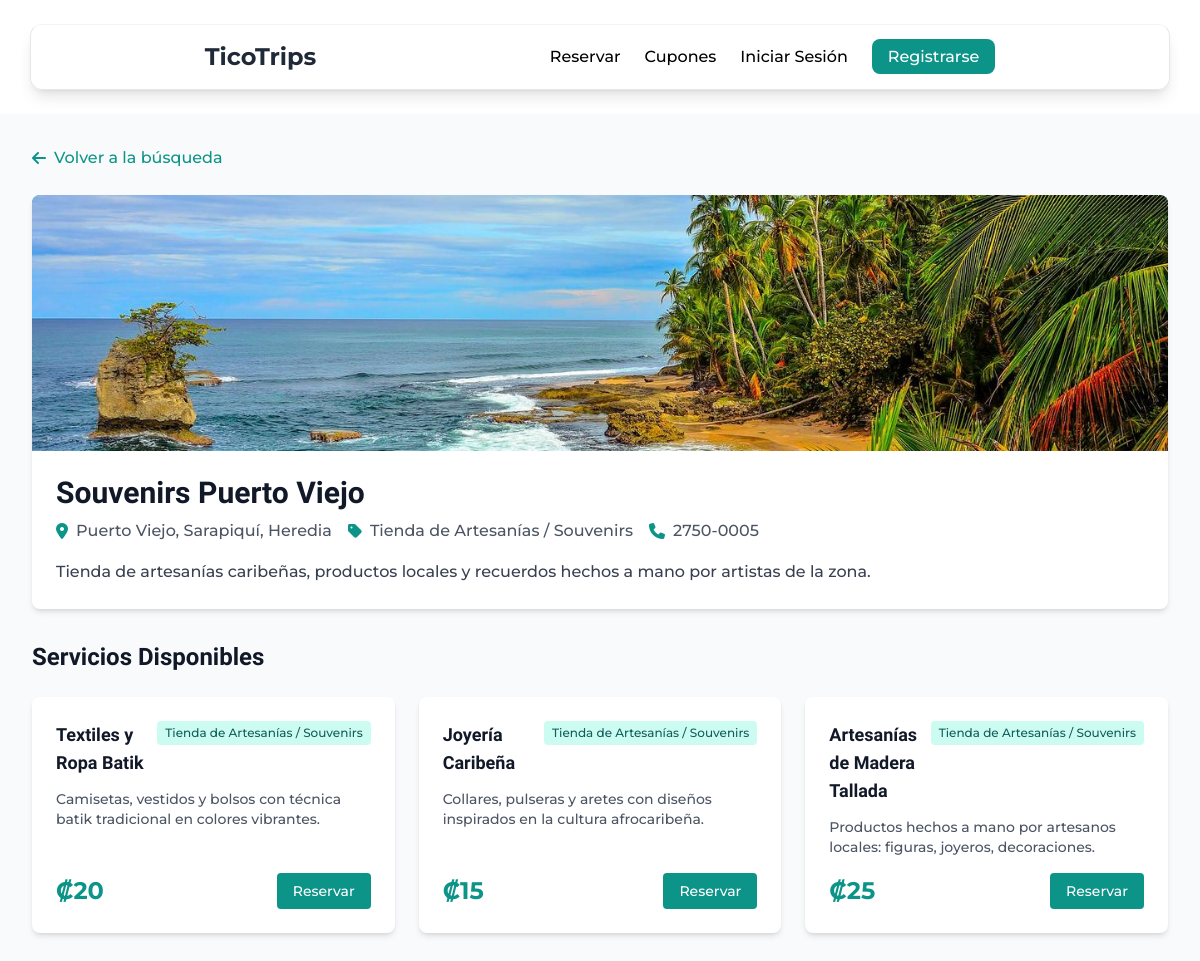
The app's page /index.php?controller=business&action=view&id=5 with its own data.
### tables this page shows
CREATE TABLE `negocios` (
`id_negocio` BIGINT UNSIGNED NOT NULL AUTO_INCREMENT,
`id_usuario_fk` BIGINT UNSIGNED NOT NULL,  

 
`nombre_legal` VARCHAR(255) NOT NULL,
`nombre_publico` VARCHAR(255) NOT NULL,
`id_categoria_fk` INT UNSIGNED NOT NULL,   
`descripcion_corta` TEXT,
`telefono_contacto` VARCHAR(20) NOT NULL,
`correo_contacto` VARCHAR(255) NOT NULL,
    
 
`tipo_cedula` VARCHAR(20),
`cedula_hacienda` VARCHAR(50) NOT NULL UNIQUE, 
`nombre_representante` VARCHAR(255),
`no_licencia_municipal` VARCHAR(100),
    
 
`ruta_cedula_frente` VARCHAR(255),
`ruta_cedula_reverso` VARCHAR(255),
`foto_portada` VARCHAR(255),
    
 
`id_ubicacion_fk` INT UNSIGNED NOT NULL,
`direccion_exacta` TEXT,
`link_google_maps` VARCHAR(500),
`link_waze` VARCHAR(500),
    
 
`fecha_solicitud` TIMESTAMP DEFAULT CURRENT_TIMESTAMP,
`id_estatus` INT UNSIGNED NOT NULL DEFAULT 3,  
    
PRIMARY KEY (`id_negocio`),
    
 
FOREIGN KEY (`id_usuario_fk`) REFERENCES `usuarios`(`id_usuario`) ON DELETE CASCADE,
FOREIGN KEY (`id_categoria_fk`) REFERENCES `categorias`(`id_categoria`), 
FOREIGN KEY (`id_ubicacion_fk`) REFERENCES `ubicaciones`(`id_ubicacion`),
FOREIGN KEY (`id_estatus`) REFERENCES `estatus`(`id_estatus`)
);

CREATE TABLE `ubicaciones` (
`id_ubicacion` INT UNSIGNED NOT NULL AUTO_INCREMENT,
`provincia` VARCHAR(100) NOT NULL,
`canton` VARCHAR(100) NOT NULL,
`distrito` VARCHAR(100) NOT NULL,
PRIMARY KEY (`id_ubicacion`)
);

CREATE TABLE `categorias` (
`id_categoria` INT UNSIGNED NOT NULL AUTO_INCREMENT,
`nombre_categoria` VARCHAR(100) NOT NULL UNIQUE,  
`descripcion` TEXT,
PRIMARY KEY (`id_categoria`)
);

CREATE TABLE `servicios` (
`id_servicio` BIGINT UNSIGNED NOT NULL AUTO_INCREMENT,
`id_negocio_fk` BIGINT UNSIGNED NOT NULL,
`id_categoria_fk` INT UNSIGNED NOT NULL,
`titulo` VARCHAR(255) NOT NULL,
`descripcion_corta` TEXT NOT NULL,
`precio_base` DECIMAL(10, 2) NOT NULL,
`duracion_dias` INT UNSIGNED,
`id_estatus` INT UNSIGNED NOT NULL,
PRIMARY KEY (`id_servicio`),
FOREIGN KEY (`id_negocio_fk`) REFERENCES `negocios`(`id_negocio`) ON DELETE CASCADE,
FOREIGN KEY (`id_categoria_fk`) REFERENCES `categorias`(`id_categoria`),
FOREIGN KEY (`id_estatus`) REFERENCES `estatus`(`id_estatus`)
);

### app/controllers/BusinessController.php (called while the page is built, shortened)
<?php
class BusinessController {
    private $businessModel;
    public function __construct() {
        $this->pdo = Database::getInstance()->getConnection();
        $this->businessModel = new Business($this->pdo);
    }
    public function view() {
        $id = isset($_GET['id']) ? intval($_GET['id']) : 0;
        $business = $this->businessModel->getById($id);
        $services = $this->businessModel->getServicesByBusinessId($id);
        require_once __DIR__ . '/../views/business/view.php';
    }
}

### app/models/Business.php (called while the page is built, shortened)
<?php
class Business {
    private $pdo;
    public function __construct($pdo) {
        $this->pdo = $pdo;
    }
    public function getById($id) {
        try {
            $sql = "SELECT n.*, u.provincia, u.canton, u.distrito, c.nombre_categoria,
                           e.nombre as nombre_estatus
                    FROM negocios n
                    JOIN ubicaciones u ON n.id_ubicacion_fk = u.id_ubicacion
                    LEFT JOIN categorias c ON n.id_categoria_fk = c.id_categoria
                    LEFT JOIN estatus e ON n.id_estatus = e.id_estatus
                    WHERE n.id_negocio = ?";
            $stmt = $this->pdo->prepare($sql);
            $stmt->execute([$id]);
            return $stmt->fetch(PDO::FETCH_ASSOC);
        } catch (PDOException $e) {
            Logger::error("Error obteniendo negocio: " . $e->getMessage());
            return null;
        }
    }
    public function getServicesByBusinessId($businessId) {
        try {
            $sql = "SELECT s.*, c.nombre_categoria
                    FROM servicios s
                    LEFT JOIN categorias c ON s.id_categoria_fk = c.id_categoria
                    WHERE s.id_negocio_fk = ? AND s.id_estatus = 1
                    ORDER BY s.id_servicio DESC";
            $stmt = $this->pdo->prepare($sql);
            $stmt->execute([$businessId]);
            return $stmt->fetchAll(PDO::FETCH_ASSOC);
        } catch (PDOException $e) {
            Logger::error("Error obteniendo servicios del negocio: " . $e->getMessage());
            return [];
        }
    }
}

### app/config/autoload.php (called while the page is built, shortened)
<?php
spl_autoload_register(function ($class) {
    $directories = [
        __DIR__ . '/../controllers/',
        __DIR__ . '/../models/',
        __DIR__ . '/../config/'
    ];
    foreach ($directories as $directory) {
        $file = $directory . $class . '.php';
        if (file_exists($file)) {
            return;
        }
    }
});

### app/config/database.php (called while the page is built, shortened)
<?php
class Database {
    private static $instance = null;
    private $pdo;
    private $db_host = 'localhost';
    private $db_name = 'tico_trips_db';
    private $db_user = 'root';
    private $db_pass = '';
    private $db_charset = 'utf8mb4';
    private $db_port = 3306;
    private function __construct() {
        $dsn = "mysql:host={$this->db_host};dbname={$this->db_name};charset={$this->db_charset};port={$this->db_port}";
        $options = [
            PDO::ATTR_ERRMODE => PDO::ERRMODE_EXCEPTION,
            PDO::ATTR_DEFAULT_FETCH_MODE => PDO::FETCH_ASSOC,
            PDO::ATTR_EMULATE_PREPARES => false
        ];
        try {
            $this->pdo = new PDO($dsn, $this->db_user, $this->db_pass, $options);
        } catch (PDOException $e) {
            error_log("Error de conexión a la base de datos: " . $e->getMessage());
            die("Error de conexión a la base de datos. Contacte al administrador.");
        }
    }
    public static function getInstance() {
        if (self::$instance === null) {
            self::$instance = new self();
        }
        return self::$instance;
    }
    public function getConnection() {
        return $this->pdo;
    }
}

### app/views/business/view.php (the view, shortened to what this page needs)
<?php
require_once __DIR__ . '/../layouts/header.php';
?>
<main class="bg-gray-50 min-h-screen py-8">
    <div class="max-w-7xl mx-auto px-4 sm:px-6 lg:px-8">
        <div class="mb-6">
            <a href="index.php?controller=home&action=search"
               class="inline-flex items-center text-teal-600 hover:text-teal-700 font-medium">
                <i class="fas fa-arrow-left mr-2"></i>
                Volver a la búsqueda
            </a>
        </div>
        <div class="bg-white rounded-lg shadow-md overflow-hidden mb-8">
            <div class="h-64 bg-gradient-to-r from-teal-500 to-blue-600 relative">
                <?php if (!empty($business['foto_portada'])): ?>
                    <img src="app/public/images/business/<?php echo htmlspecialchars($business['foto_portada']); ?>"
                         alt="<?php echo htmlspecialchars($business['nombre_publico']); ?>"
                         class="w-full h-full object-cover">
                <?php endif; ?>
            </div>
            <div class="p-6">
                <div class="flex flex-col md:flex-row md:items-start md:justify-between">
                    <div class="flex-1">
                        <h1 class="text-3xl font-bold text-gray-900 mb-2">
                            <?php echo htmlspecialchars($business['nombre_publico']); ?>
                        </h1>
                        <div class="flex flex-wrap gap-4 text-gray-600 mb-4">
                            <span class="flex items-center">
                                <i class="fas fa-map-marker-alt mr-2 text-teal-600"></i>
                                <?php echo htmlspecialchars($business['distrito'] . ', ' . $business['canton'] . ', ' . $business['provincia']); ?>
                            </span>
                            <span class="flex items-center">
                                <i class="fas fa-tag mr-2 text-teal-600"></i>
                                <?php echo htmlspecialchars($business['nombre_categoria']); ?>
                            </span>
                            <?php if (!empty($business['telefono_contacto'])): ?>
                                <span class="flex items-center">
                                    <i class="fas fa-phone mr-2 text-teal-600"></i>
                                    <?php echo htmlspecialchars($business['telefono_contacto']); ?>
                                </span>
                            <?php endif; ?>
                        </div>
                        <?php if (!empty($business['descripcion_corta'])): ?>
                            <p class="text-gray-700 leading-relaxed">
                                <?php echo nl2br(htmlspecialchars($business['descripcion_corta'])); ?>
                            </p>
                        <?php endif; ?>
                    </div>
                </div>
            </div>
        </div>
        <div class="mb-8">
            <h2 class="text-2xl font-bold text-gray-900 mb-6">Servicios Disponibles</h2>
            <?php if (!empty($services)): ?>
                <div class="grid grid-cols-1 md:grid-cols-2 lg:grid-cols-3 gap-6">
                    <?php foreach ($services as $service): ?>
                        <div class="bg-white rounded-lg shadow-md overflow-hidden hover:shadow-lg transition flex flex-col h-full">
                            <div class="p-6 flex flex-col flex-1">
                                <div class="flex items-start justify-between mb-3">
                                    <h3 class="text-lg font-semibold text-gray-900 flex-1">
                                        <?php echo htmlspecialchars($service['titulo']); ?>
                                    </h3>
                                    <?php if (!empty($service['nombre_categoria'])): ?>
                                        <span class="ml-2 px-2 py-1 bg-teal-100 text-teal-800 text-xs rounded flex-shrink-0">
                                            <?php echo htmlspecialchars($service['nombre_categoria']); ?>
                                        </span>
                                    <?php endif; ?>
                                </div>
                                <div class="flex-1 mb-4">
                                    <?php if (!empty($service['descripcion_corta'])): ?>
                                        <p class="text-gray-600 text-sm line-clamp-3">
                                            <?php echo htmlspecialchars($service['descripcion_corta']); ?>
                                        </p>
                                    <?php endif; ?>
                                </div>
                                <div class="flex items-center justify-between mt-auto">
                                    <div>
                                        <?php if (!empty($service['precio_base'])): ?>
                                            <p class="text-2xl font-bold text-teal-600">
                                                ₡<?php echo number_format($service['precio_base'], 0); ?>
                                            </p>
                                        <?php endif; ?>
                                    </div>
                                    <a href="index.php?controller=reservation&action=create&service_id=<?php echo $service['id_servicio']; ?>"
                                       class="px-4 py-2 bg-teal-600 text-white rounded hover:bg-teal-700 transition text-sm flex-shrink-0">
                                        Reservar
                                    </a>
                                </div>
                            </div>
                        </div>
                    <?php endforeach; ?>
                </div>
            <?php endif; ?>
        </div>
    </div>
</main>
<?php require_once __DIR__ . '/../layouts/footer.php'; ?>

### app/public/css/index.css (style rules this page uses)
body { font-family: 'Montserrat', sans-serif; font-weight: 500; }
h1,h2,h3,h4 { font-family: "Momo Trust Display", sans-serif; }

### records on screen
negocios: foto_portada (picture), nombre_publico "Souvenirs Puerto Viejo", id_ubicacion_fk.provincia "Puerto Viejo, Sarapiquí, Heredia", id_categoria_fk.nombre_categoria "Tienda de Artesanías / Souvenirs", telefono_contacto "2750-0005", descripcion_corta "Tienda de artesanías caribeñas, productos locales y recuerdos hechos a mano por artistas de la zona."
servicios: titulo "Textiles y Ropa Batik", id_categoria_fk.nombre_categoria "Tienda de Artesanías / Souvenirs", descripcion_corta "Camisetas, vestidos y bolsos con técnica batik tradicional en colores vibrantes.", precio_base "20"
servicios: titulo "Joyería Caribeña", id_categoria_fk.nombre_categoria "Tienda de Artesanías / Souvenirs", descripcion_corta "Collares, pulseras y aretes con diseños inspirados en la cultura afrocaribeña.", precio_base "15"
servicios: titulo "Artesanías de Madera Tallada", id_categoria_fk.nombre_categoria "Tienda de Artesanías / Souvenirs", descripcion_corta "Productos hechos a mano por artesanos locales: figuras, joyeros, decoraciones.", precio_base "25"
